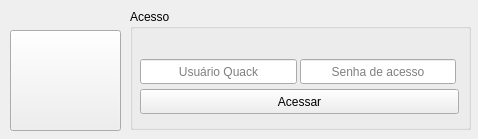
<?xml version="1.0" encoding="UTF-8"?>
<ui version="4.0">
 <class>Quack</class>
 <widget class="QWidget" name="Quack">
  <property name="windowModality">
   <enum>Qt::NonModal</enum>
  </property>
  <property name="enabled">
   <bool>true</bool>
  </property>
  <property name="geometry">
   <rect>
    <x>0</x>
    <y>0</y>
    <width>478</width>
    <height>139</height>
   </rect>
  </property>
  <property name="windowTitle">
   <string notr="true">Quack</string>
  </property>
  <property name="styleSheet">
   <string notr="true">background-color: none;</string>
  </property>
  <property name="locale">
   <locale language="Portuguese" country="Brazil"/>
  </property>
  <widget class="QPushButton" name="quack_btn_site">
   <property name="geometry">
    <rect>
     <x>10</x>
     <y>30</y>
     <width>111</width>
     <height>101</height>
    </rect>
   </property>
   <property name="sizePolicy">
    <sizepolicy hsizetype="Fixed" vsizetype="Fixed">
     <horstretch>0</horstretch>
     <verstretch>0</verstretch>
    </sizepolicy>
   </property>
   <property name="text">
    <string/>
   </property>
   <property name="icon">
    <iconset resource="quack.qrc">
     <normaloff>:/Quack/Logo/QuackLogo/QUACKCli.png</normaloff>:/Quack/Logo/QuackLogo/QUACKCli.png</iconset>
   </property>
   <property name="iconSize">
    <size>
     <width>110</width>
     <height>110</height>
    </size>
   </property>
  </widget>
  <widget class="QGroupBox" name="quack_gb_acesso">
   <property name="geometry">
    <rect>
     <x>130</x>
     <y>9</y>
     <width>341</width>
     <height>121</height>
    </rect>
   </property>
   <property name="styleSheet">
    <string notr="true">border-color: rgb(52, 101, 164);</string>
   </property>
   <property name="title">
    <string>Acesso</string>
   </property>
   <widget class="QLineEdit" name="quack_senha">
    <property name="geometry">
     <rect>
      <x>170</x>
      <y>50</y>
      <width>156</width>
      <height>25</height>
     </rect>
    </property>
    <property name="alignment">
     <set>Qt::AlignCenter</set>
    </property>
    <property name="placeholderText">
     <string>Senha de acesso</string>
    </property>
   </widget>
   <widget class="QLineEdit" name="quack_usuario">
    <property name="geometry">
     <rect>
      <x>10</x>
      <y>50</y>
      <width>157</width>
      <height>25</height>
     </rect>
    </property>
    <property name="inputMask">
     <string/>
    </property>
    <property name="alignment">
     <set>Qt::AlignCenter</set>
    </property>
    <property name="placeholderText">
     <string>Usuário Quack</string>
    </property>
   </widget>
   <widget class="QPushButton" name="quack_btn_acesso">
    <property name="geometry">
     <rect>
      <x>10</x>
      <y>80</y>
      <width>319</width>
      <height>25</height>
     </rect>
    </property>
    <property name="text">
     <string>Acessar</string>
    </property>
   </widget>
  </widget>
 </widget>
 <layoutdefault spacing="6" margin="11"/>
 <resources>
  <include location="quack.qrc"/>
 </resources>
 <connections/>
</ui>
